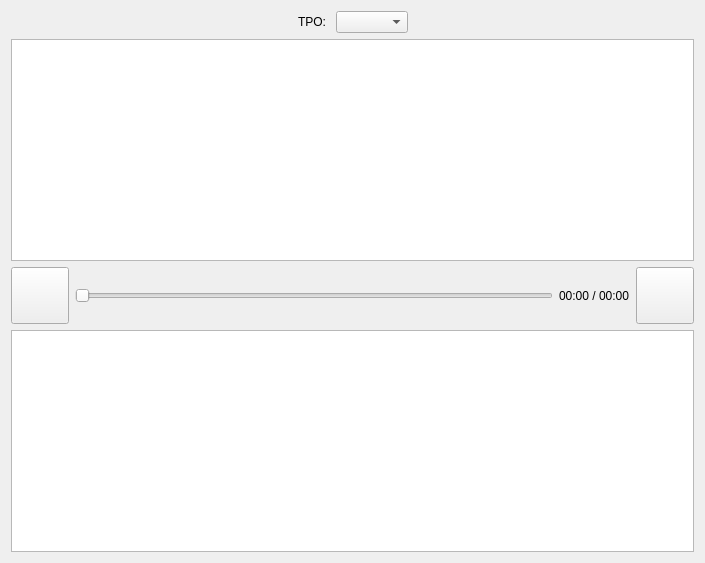
<?xml version="1.0" encoding="UTF-8"?>
<ui version="4.0">
 <class>Form</class>
 <widget class="QWidget" name="Form">
  <property name="geometry">
   <rect>
    <x>0</x>
    <y>0</y>
    <width>705</width>
    <height>563</height>
   </rect>
  </property>
  <property name="windowTitle">
   <string>Form</string>
  </property>
  <layout class="QVBoxLayout" name="verticalLayout">
   <item>
    <layout class="QHBoxLayout" name="horizontalLayout">
     <item>
      <spacer name="horizontalSpacer">
       <property name="orientation">
        <enum>Qt::Horizontal</enum>
       </property>
       <property name="sizeHint" stdset="0">
        <size>
         <width>40</width>
         <height>20</height>
        </size>
       </property>
      </spacer>
     </item>
     <item>
      <widget class="QLabel" name="l">
       <property name="text">
        <string>TPO: </string>
       </property>
      </widget>
     </item>
     <item>
      <widget class="QComboBox" name="cb"/>
     </item>
     <item>
      <spacer name="horizontalSpacer_2">
       <property name="orientation">
        <enum>Qt::Horizontal</enum>
       </property>
       <property name="sizeHint" stdset="0">
        <size>
         <width>40</width>
         <height>20</height>
        </size>
       </property>
      </spacer>
     </item>
    </layout>
   </item>
   <item>
    <widget class="QTextBrowser" name="Article"/>
   </item>
   <item>
    <layout class="QHBoxLayout" name="horizontalLayout_2">
     <item>
      <widget class="QToolButton" name="Play">
       <property name="text">
        <string/>
       </property>
       <property name="icon">
        <iconset>
         <normaloff>res/play_btn.svg</normaloff>
         <normalon>res/pause_btn.svg</normalon>res/play_btn.svg</iconset>
       </property>
       <property name="iconSize">
        <size>
         <width>50</width>
         <height>50</height>
        </size>
       </property>
       <property name="checkable">
        <bool>true</bool>
       </property>
      </widget>
     </item>
     <item>
      <widget class="QSlider" name="Slider">
       <property name="orientation">
        <enum>Qt::Horizontal</enum>
       </property>
      </widget>
     </item>
     <item>
      <widget class="QLabel" name="Timer">
       <property name="text">
        <string>00:00 / 00:00</string>
       </property>
      </widget>
     </item>
     <item>
      <widget class="QToolButton" name="Show">
       <property name="text">
        <string/>
       </property>
       <property name="icon">
        <iconset>
         <normaloff>res/down.svg</normaloff>
         <normalon>res/up.svg</normalon>res/down.svg</iconset>
       </property>
       <property name="iconSize">
        <size>
         <width>50</width>
         <height>50</height>
        </size>
       </property>
       <property name="checkable">
        <bool>true</bool>
       </property>
      </widget>
     </item>
    </layout>
   </item>
   <item>
    <widget class="QTextBrowser" name="Transcript"/>
   </item>
  </layout>
 </widget>
 <resources/>
 <connections/>
</ui>
